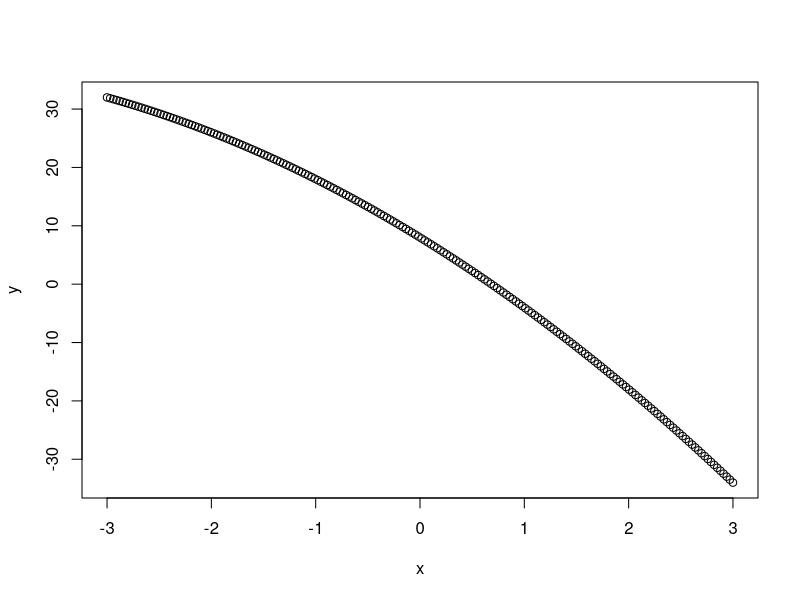
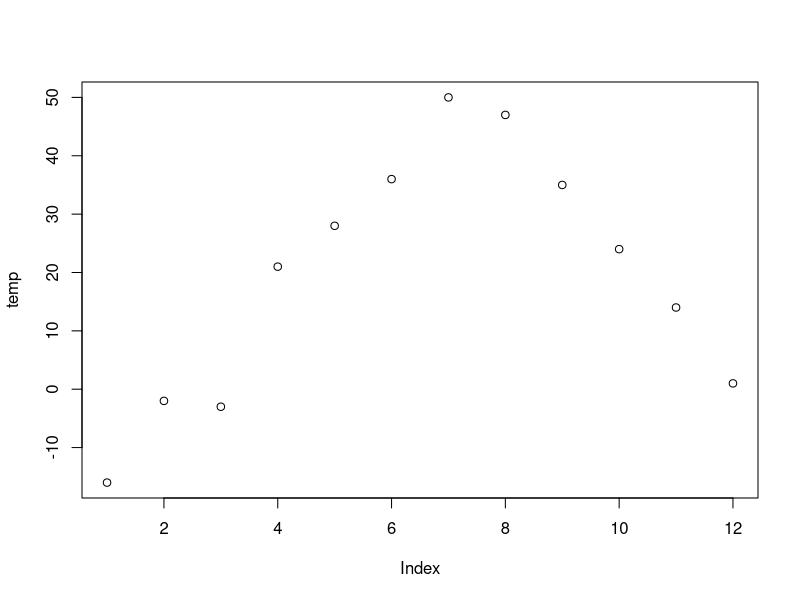
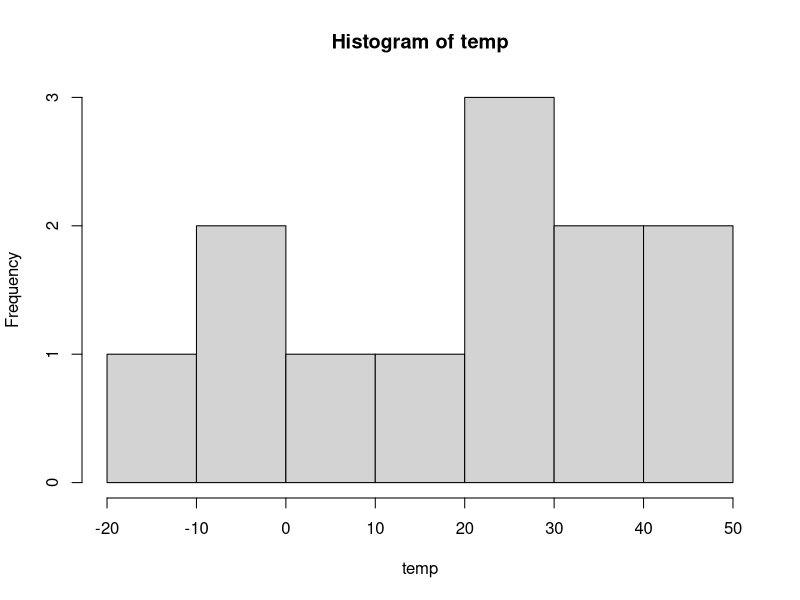

Here is the R script that generated these plots, in order:


coeffs<-sample(-20:20, 3, replace=T)
class(coeffs)
length(coeffs)
names(coeffs)
names(coeffs)<- c("a","b","c")
names(coeffs)
x<-seq(-3,3,length=200)
y<-coeffs[1]*x^2+coeffs[2]*x+coeffs[3]

plot(x,y)

disc<-coeffs[2]^2-4*coeffs[1]*coeffs[3]
disc

######
temp<-c(-16, -2, -3, 21, 28, 36, 50, 47, 35, 24, 14, 1)
sum(temp)
length(temp)
mean(temp)
sort(temp)
median(temp)
sd(temp)
var(temp)
sd(temp)^2
sum((temp-mean(temp)^2) / length(temp)-1) ## checking

min(temp)
max(temp)
summary(temp)
plot(temp)
hist(temp)

count<-0
## for statements in R
for (i in 1:100){
  if (disc < 0){
    count<+ 1
  }
}
print(count)

